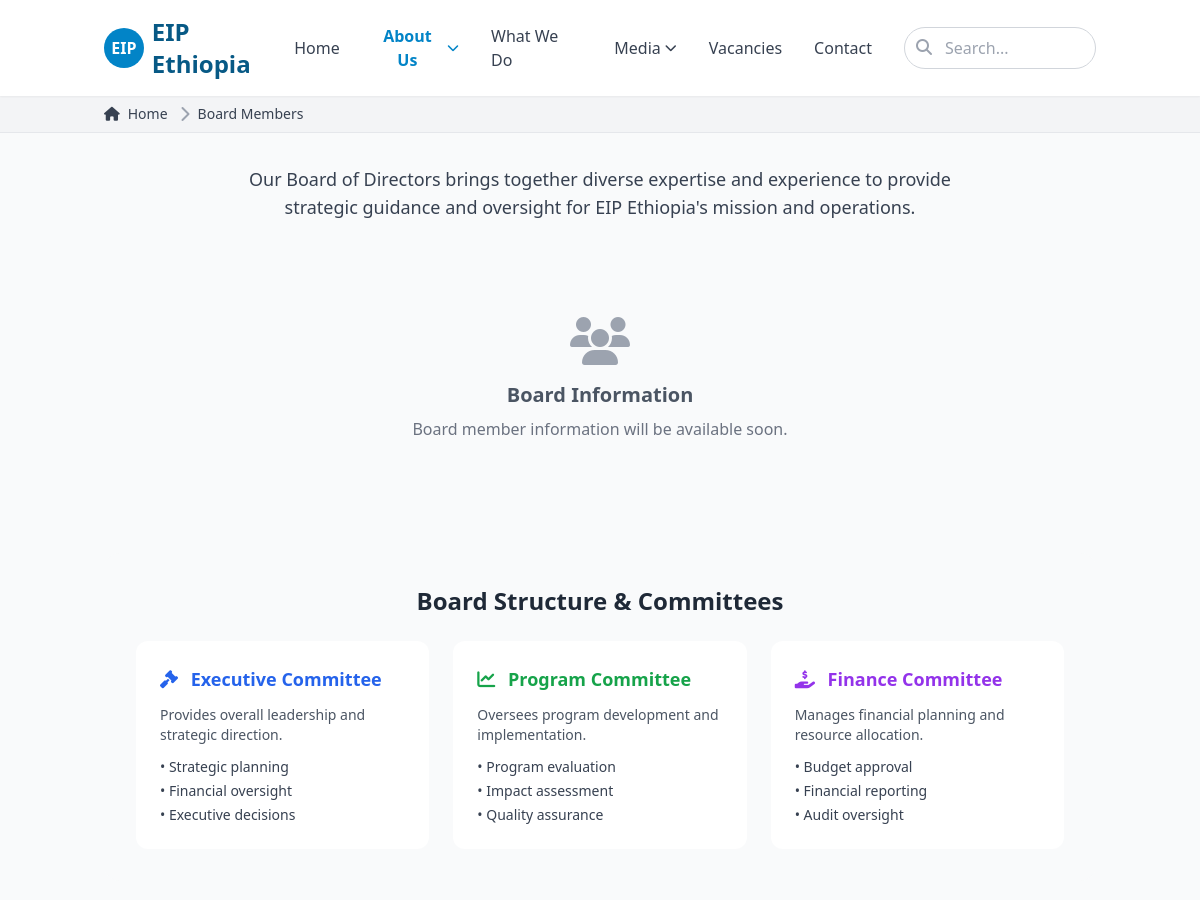
Page /about/board-members/ (upper part) on the earlier database version.
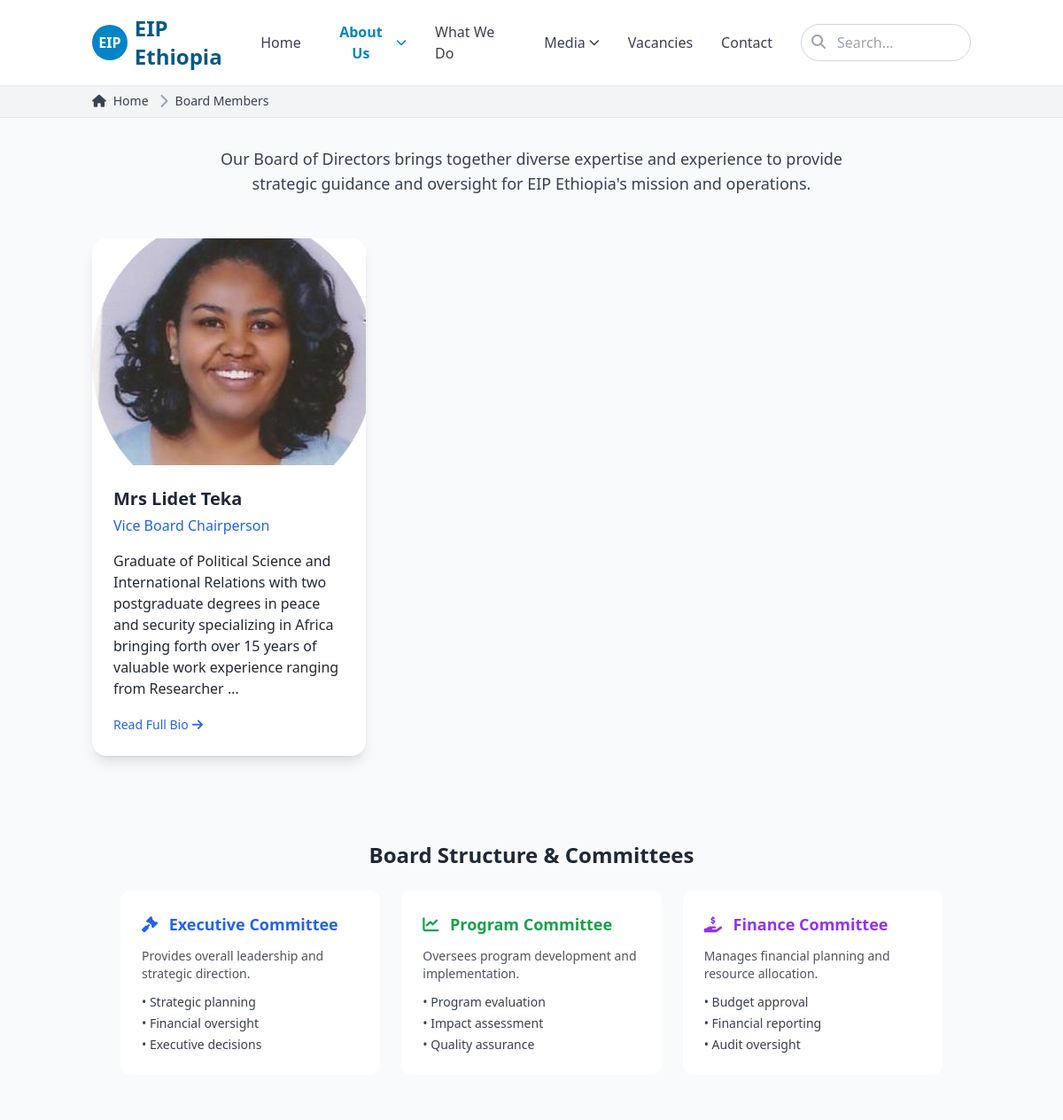
Same page on the later database version.
### core/models.py (models this page shows)
class BoardMember(models.Model):
    name = models.CharField(max_length=200)
    position = models.CharField(max_length=200)
    photo = ResizedImageField(size=[400, 400], quality=85, upload_to='board/')
    bio = RichTextField()
    order = models.IntegerField(default=0)
    class Meta:
        ordering = ['order']

### core/views.py (the view)
# urls.py: path('about/board-members/', views.BoardMembersView.as_view(),
class BoardMembersView(ListView):
    model = BoardMember
    template_name = 'core/about/board_members.html'
    context_object_name = 'members'
    ordering = ['order']
    def get_context_data(self, **kwargs):
        context = super().get_context_data(**kwargs)
        context['page_title'] = 'Board Members'
        return context

### core/context_processors.py (called while the page is built)
def site_metadata(request):
    return {
        'site_title': 'EIP Ethiopia',
        'site_description': 'Empowering Ethiopian communities through sustainable development initiatives',
        'site_keywords': 'EIP Ethiopia, non-profit, development, Ethiopia, charity, community development, sustainable development',
        'site_author': 'EIP Ethiopia',
        'site_image': 'images/og-image.jpg',
    }

### core/templates/core/about/board_members.html (shortened to what this page needs)
{% extends 'base.html' %} {% load static %}
{% block breadcrumb_items %}
<li>
  <div class="flex items-center">
    <i class="fas fa-chevron-right text-gray-400"></i>
    <a
      href="{% url 'about_board_members' %}"
      class="ml-1 text-sm font-medium text-gray-700 hover:text-blue-600 md:ml-2"
    >
      Board Members
    </a>
  </div>
</li>
{% endblock %} {% block content %}
<div class="max-w-6xl mx-auto">
  <div class="mb-12 text-center">
    <p class="text-lg text-gray-700 max-w-3xl mx-auto">
      Our Board of Directors brings together diverse expertise and experience to
      provide strategic guidance and oversight for EIP Ethiopia's mission and
      operations.
    </p>
  </div>
  <div class="grid md:grid-cols-2 lg:grid-cols-3 gap-8 mb-16">
    {% for member in members %}
    <div
      class="bg-white rounded-2xl shadow-lg overflow-hidden hover-lift animate-on-scroll"
    >
      {% if member.photo %}
      <div class="h-64 overflow-hidden">
        <img
          src="{{ member.photo.url }}"
          alt="{{ member.name }}"
          class="w-full h-full object-cover transition-transform duration-500 hover:scale-110"
        />
      </div>
      {% else %}
      <div class="h-64 bg-blue-100 flex items-center justify-center">
        <i class="fas fa-user text-6xl text-blue-600"></i>
      </div>
      {% endif %}
      <div class="p-6">
        <h3 class="text-xl font-bold text-gray-800 mb-1">{{ member.name }}</h3>
        <p class="text-blue-600 font-medium mb-4">{{ member.position }}</p>
        <div class="prose prose-sm max-w-none mb-4">
          {{ member.bio|safe|truncatewords:30 }}
        </div>
        <a
          href="#"
          class="text-blue-600 hover:text-blue-800 text-sm font-medium inline-flex items-center"
          onclick="showMemberDetails('{{ member.name|escapejs }}', '{{ member.position|escapejs }}', '{{ member.bio|escapejs|safe }}'); return false;"
        >
          Read Full Bio <i class="fas fa-arrow-right ml-1"></i>
        </a>
      </div>
    </div>
    {% empty %}
    <div class="col-span-3 text-center py-12">
      <i class="fas fa-users text-5xl text-gray-400 mb-4"></i>
      <h3 class="text-xl font-semibold text-gray-600 mb-2">
        Board Information
      </h3>
      <p class="text-gray-500">
        Board member information will be available soon.
      </p>
    </div>
    {% endfor %}
  </div>
  <div class="bg-gray-50 rounded-2xl p-8 mb-16">
    <h2 class="text-2xl font-bold text-gray-800 mb-6 text-center">
      Board Structure & Committees
    </h2>
    <div class="grid md:grid-cols-3 gap-6">
      <div class="bg-white p-6 rounded-xl">
        <h4 class="font-bold text-lg mb-3 text-blue-600">
          <i class="fas fa-gavel mr-2"></i> Executive Committee
        </h4>
        <p class="text-gray-600 text-sm mb-3">
          Provides overall leadership and strategic direction.
        </p>
        <ul class="text-sm text-gray-700 space-y-1">
          <li>• Strategic planning</li>
          <li>• Financial oversight</li>
          <li>• Executive decisions</li>
        </ul>
      </div>
      <div class="bg-white p-6 rounded-xl">
        <h4 class="font-bold text-lg mb-3 text-green-600">
          <i class="fas fa-chart-line mr-2"></i> Program Committee
        </h4>
        <p class="text-gray-600 text-sm mb-3">
          Oversees program development and implementation.
        </p>
        <ul class="text-sm text-gray-700 space-y-1">
          <li>• Program evaluation</li>
          <li>• Impact assessment</li>
          <li>• Quality assurance</li>
        </ul>
      </div>
      <div class="bg-white p-6 rounded-xl">
        <h4 class="font-bold text-lg mb-3 text-purple-600">
          <i class="fas fa-hand-holding-usd mr-2"></i> Finance Committee
        </h4>
        <p class="text-gray-600 text-sm mb-3">
          Manages financial planning and resource allocation.
        </p>
        <ul class="text-sm text-gray-700 space-y-1">
          <li>• Budget approval</li>
          <li>• Financial reporting</li>
          <li>• Audit oversight</li>
        </ul>
      </div>
    </div>
  </div>
</div>
{% endblock %}

Differences in the rows shown:
added BoardMember: photo (picture), name "Mrs Lidet Teka", position "Vice Board Chairperson", bio "Graduate of Political Science and International Relations with two postgraduate degrees in peace and security specializing in Africa bringing forth over 15 years of valuable work experience ranging from Researcher …"
Other differences:
text no longer shown: "Board Information Board member information will be available soon."
